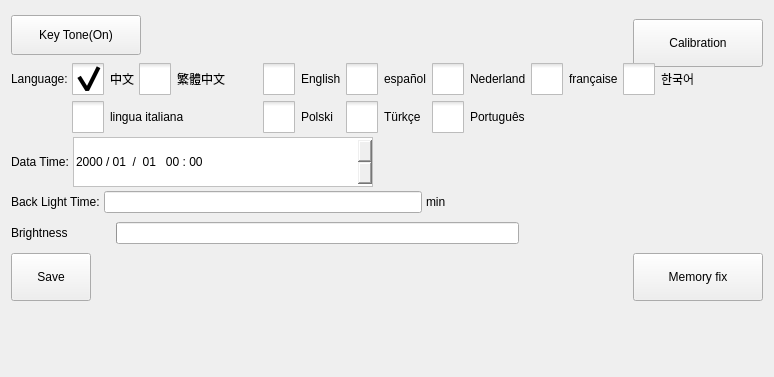
     <widget class="QWidget" name="systemSettingPage">
      <attribute name="title">
       <string>System Settings</string>
      </attribute>
      <layout class="QVBoxLayout" name="verticalLayout_2">
       <property name="spacing">
        <number>4</number>
       </property>
       <item>
        <layout class="QHBoxLayout" name="horizontalLayout_15">
         <item>
          <widget class="QPushButton" name="keyToneButton">
           <property name="sizePolicy">
            <sizepolicy hsizetype="Minimum" vsizetype="Preferred">
             <horstretch>0</horstretch>
             <verstretch>0</verstretch>
            </sizepolicy>
           </property>
           <property name="minimumSize">
            <size>
             <width>130</width>
             <height>40</height>
            </size>
           </property>
           <property name="maximumSize">
            <size>
             <width>130</width>
             <height>40</height>
            </size>
           </property>
           <property name="text">
            <string>Key Tone(On)</string>
           </property>
           <property name="checkable">
            <bool>true</bool>
           </property>
          </widget>
         </item>
         <item>
          <spacer name="horizontalSpacer_13">
           <property name="orientation">
            <enum>Qt::Horizontal</enum>
           </property>
           <property name="sizeHint" stdset="0">
            <size>
             <width>40</width>
             <height>20</height>
            </size>
           </property>
          </spacer>
         </item>
         <item>
          <widget class="QPushButton" name="calibrationBtn">
           <property name="sizePolicy">
            <sizepolicy hsizetype="Minimum" vsizetype="Preferred">
             <horstretch>0</horstretch>
             <verstretch>0</verstretch>
            </sizepolicy>
           </property>
           <property name="minimumSize">
            <size>
             <width>130</width>
             <height>48</height>
            </size>
           </property>
           <property name="maximumSize">
            <size>
             <width>130</width>
             <height>32</height>
            </size>
           </property>
           <property name="text">
            <string>Calibration</string>
           </property>
          </widget>
         </item>
        </layout>
       </item>
       <item>
        <layout class="QGridLayout" name="gridLayout_3">
         <property name="verticalSpacing">
          <number>6</number>
         </property>
         <item row="0" column="4">
          <widget class="QCheckBox" name="spanishBox">
           <property name="styleSheet">
            <string notr="true">::indicator {
     width: 32px;
     height: 32px;
 }

::indicator:unchecked 
{
     image: url(:/resource/check_unchecked.png);
 }
::indicator:checked 
{
     image: url(:/resource/check_checked.png);
 }

QRadioButton::indicator:checked:disabled
{
 image: url(:/resource/check_checked_disable.png);
}

QRadioButton::indicator:unchecked:disabled
{
 image: url(:/resource/check_unchecked_disable.png);
}</string>
           </property>
           <property name="text">
            <string notr="true">español</string>
           </property>
           <attribute name="buttonGroup">
            <string notr="true">languageButtonGroup</string>
           </attribute>
          </widget>
         </item>
         <item row="0" column="6">
          <widget class="QCheckBox" name="franceBox">
           <property name="styleSheet">
            <string notr="true">::indicator {
     width: 32px;
     height: 32px;
 }

::indicator:unchecked 
{
     image: url(:/resource/check_unchecked.png);
 }
::indicator:checked 
{
     image: url(:/resource/check_checked.png);
 }

QRadioButton::indicator:checked:disabled
{
 image: url(:/resource/check_checked_disable.png);
}

QRadioButton::indicator:unchecked:disabled
{
 image: url(:/resource/check_unchecked_disable.png);
}</string>
           </property>
           <property name="text">
            <string notr="true">française</string>
           </property>
           <attribute name="buttonGroup">
            <string notr="true">languageButtonGroup</string>
           </attribute>
          </widget>
         </item>
         <item row="0" column="2">
          <widget class="QCheckBox" name="hkBox">
           <property name="minimumSize">
            <size>
             <width>120</width>
             <height>0</height>
            </size>
           </property>
           <property name="styleSheet">
            <string notr="true">::indicator {
     width: 32px;
     height: 32px;
 }

::indicator:unchecked 
{
     image: url(:/resource/check_unchecked.png);
 }
::indicator:checked 
{
     image: url(:/resource/check_checked.png);
 }

QRadioButton::indicator:checked:disabled
{
 image: url(:/resource/check_checked_disable.png);
}

QRadioButton::indicator:unchecked:disabled
{
 image: url(:/resource/check_unchecked_disable.png);
}</string>
           </property>
           <property name="text">
            <string notr="true">繁體中文</string>
           </property>
           <property name="checked">
            <bool>false</bool>
           </property>
           <attribute name="buttonGroup">
            <string notr="true">languageButtonGroup</string>
           </attribute>
          </widget>
         </item>
         <item row="0" column="0">
          <widget class="QLabel" name="label">
           <property name="text">
            <string>Language:</string>
           </property>
          </widget>
         </item>
         <item row="0" column="1">
          <widget class="QCheckBox" name="chineseBox">
           <property name="styleSheet">
            <string notr="true">::indicator {
     width: 32px;
     height: 32px;
 }

::indicator:unchecked 
{
     image: url(:/resource/check_unchecked.png);
 }
::indicator:checked 
{
     image: url(:/resource/check_checked.png);
 }

QRadioButton::indicator:checked:disabled
{
 image: url(:/resource/check_checked_disable.png);
}

QRadioButton::indicator:unchecked:disabled
{
 image: url(:/resource/check_unchecked_disable.png);
}</string>
           </property>
           <property name="text">
            <string notr="true">中文</string>
           </property>
           <property name="checked">
            <bool>true</bool>
           </property>
           <attribute name="buttonGroup">
            <string notr="true">languageButtonGroup</string>
           </attribute>
          </widget>
         </item>
         <item row="0" column="3">
          <widget class="QCheckBox" name="englishBox">
           <property name="styleSheet">
            <string notr="true">::indicator {
     width: 32px;
     height: 32px;
 }

::indicator:unchecked 
{
     image: url(:/resource/check_unchecked.png);
 }
::indicator:checked 
{
     image: url(:/resource/check_checked.png);
 }

QRadioButton::indicator:checked:disabled
{
 image: url(:/resource/check_checked_disable.png);
}

QRadioButton::indicator:unchecked:disabled
{
 image: url(:/resource/check_unchecked_disable.png);
}</string>
           </property>
           <property name="text">
            <string notr="true">English</string>
           </property>
           <attribute name="buttonGroup">
            <string notr="true">languageButtonGroup</string>
           </attribute>
          </widget>
         </item>
         <item row="0" column="9">
          <spacer name="horizontalSpacer">
           <property name="orientation">
            <enum>Qt::Horizontal</enum>
           </property>
           <property name="sizeHint" stdset="0">
            <size>
             <width>40</width>
             <height>20</height>
            </size>
           </property>
          </spacer>
         </item>
         <item row="0" column="5">
          <widget class="QCheckBox" name="nederlandBox">
           <property name="styleSheet">
            <string notr="true">::indicator {
     width: 32px;
     height: 32px;
 }

::indicator:unchecked 
{
     image: url(:/resource/check_unchecked.png);
 }
::indicator:checked 
{
     image: url(:/resource/check_checked.png);
 }

QRadioButton::indicator:checked:disabled
{
 image: url(:/resource/check_checked_disable.png);
}

QRadioButton::indicator:unchecked:disabled
{
 image: url(:/resource/check_unchecked_disable.png);
}</string>
           </property>
           <property name="text">
            <string notr="true">Nederland</string>
           </property>
           <attribute name="buttonGroup">
            <string notr="true">languageButtonGroup</string>
           </attribute>
          </widget>
         </item>
         <item row="1" column="1" colspan="2">
          <widget class="QCheckBox" name="itBox">
           <property name="styleSheet">
            <string notr="true">::indicator {
     width: 32px;
     height: 32px;
 }

::indicator:unchecked 
{
     image: url(:/resource/check_unchecked.png);
 }
::indicator:checked 
{
     image: url(:/resource/check_checked.png);
 }

QRadioButton::indicator:checked:disabled
{
 image: url(:/resource/check_checked_disable.png);
}

QRadioButton::indicator:unchecked:disabled
{
 image: url(:/resource/check_unchecked_disable.png);
}</string>
           </property>
           <property name="text">
            <string notr="true">lingua italiana</string>
           </property>
           <attribute name="buttonGroup">
            <string notr="true">languageButtonGroup</string>
           </attribute>
          </widget>
         </item>
         <item row="0" column="7" colspan="2">
          <widget class="QCheckBox" name="koreanBox">
           <property name="minimumSize">
            <size>
             <width>100</width>
             <height>0</height>
            </size>
           </property>
           <property name="styleSheet">
            <string notr="true">::indicator {
     width: 32px;
     height: 32px;
 }

::indicator:unchecked 
{
     image: url(:/resource/check_unchecked.png);
 }
::indicator:checked 
{
     image: url(:/resource/check_checked.png);
 }

QRadioButton::indicator:checked:disabled
{
 image: url(:/resource/check_checked_disable.png);
}

QRadioButton::indicator:unchecked:disabled
{
 image: url(:/resource/check_unchecked_disable.png);
}</string>
           </property>
           <property name="text">
            <string notr="true">한국어</string>
           </property>
           <attribute name="buttonGroup">
            <string notr="true">languageButtonGroup</string>
           </attribute>
          </widget>
         </item>
         <item row="1" column="3">
          <widget class="QCheckBox" name="polskiBox">
           <property name="styleSheet">
            <string notr="true">::indicator {
     width: 32px;
     height: 32px;
 }

::indicator:unchecked 
{
     image: url(:/resource/check_unchecked.png);
 }
::indicator:checked 
{
     image: url(:/resource/check_checked.png);
 }

QRadioButton::indicator:checked:disabled
{
 image: url(:/resource/check_checked_disable.png);
}

QRadioButton::indicator:unchecked:disabled
{
 image: url(:/resource/check_unchecked_disable.png);
}</string>
           </property>
           <property name="text">
            <string notr="true">Polski</string>
           </property>
           <attribute name="buttonGroup">
            <string notr="true">languageButtonGroup</string>
           </attribute>
          </widget>
         </item>
         <item row="1" column="4">
          <widget class="QCheckBox" name="turkeyBox">
           <property name="styleSheet">
            <string notr="true">::indicator {
     width: 32px;
     height: 32px;
 }

::indicator:unchecked 
{
     image: url(:/resource/check_unchecked.png);
 }
::indicator:checked 
{
     image: url(:/resource/check_checked.png);
 }

QRadioButton::indicator:checked:disabled
{
 image: url(:/resource/check_checked_disable.png);
}

QRadioButton::indicator:unchecked:disabled
{
 image: url(:/resource/check_unchecked_disable.png);
}</string>
           </property>
           <property name="text">
            <string notr="true">Türkçe</string>
           </property>
           <attribute name="buttonGroup">
            <string notr="true">languageButtonGroup</string>
           </attribute>
          </widget>
         </item>
         <item row="1" column="5">
          <widget class="QCheckBox" name="portugalBox">
           <property name="styleSheet">
            <string notr="true">::indicator {
     width: 32px;
     height: 32px;
 }

::indicator:unchecked 
{
     image: url(:/resource/check_unchecked.png);
 }
::indicator:checked 
{
     image: url(:/resource/check_checked.png);
 }

QRadioButton::indicator:checked:disabled
{
 image: url(:/resource/check_checked_disable.png);
}

QRadioButton::indicator:unchecked:disabled
{
 image: url(:/resource/check_unchecked_disable.png);
}</string>
           </property>
           <property name="text">
            <string notr="true">Português</string>
           </property>
           <attribute name="buttonGroup">
            <string notr="true">languageButtonGroup</string>
           </attribute>
          </widget>
         </item>
        </layout>
       </item>
       <item>
        <layout class="QHBoxLayout" name="horizontalLayout_2">
         <item>
          <widget class="QLabel" name="label_2">
           <property name="text">
            <string>Data Time:</string>
           </property>
          </widget>
         </item>
         <item>
          <widget class="QDateTimeEdit" name="dateTimeEdit">
           <property name="sizePolicy">
            <sizepolicy hsizetype="Preferred" vsizetype="Preferred">
             <horstretch>0</horstretch>
             <verstretch>0</verstretch>
            </sizepolicy>
           </property>
           <property name="minimumSize">
            <size>
             <width>300</width>
             <height>50</height>
            </size>
           </property>
           <property name="maximumSize">
            <size>
             <width>16777215</width>
             <height>50</height>
            </size>
           </property>
           <property name="styleSheet">
            <string notr="true">#dateTimeEdit
{
	padding-right:50px;
	border-width:1px;
	border-style: solid;
	border-color: rgb(193, 193, 193);
}
#dateTimeEdit::up-button
{
	subcontrol-origin: content;
	subcontrol-position:right;
	width:48px;
	height:48px;
	
	image: url(:/resource/plus(64).png);
}
#dateTimeEdit::down-button
{
	subcontrol-position:right;
	width:48px;
	height:48px;
	image: url(:/resource/minus(64).png);
}</string>
           </property>
           <property name="accelerated">
            <bool>true</bool>
           </property>
           <property name="displayFormat">
            <string>yyyy / MM  /  dd   hh : mm</string>
           </property>
           <property name="calendarPopup">
            <bool>false</bool>
           </property>
          </widget>
         </item>
         <item>
          <spacer name="horizontalSpacer_2">
           <property name="orientation">
            <enum>Qt::Horizontal</enum>
           </property>
           <property name="sizeHint" stdset="0">
            <size>
             <width>40</width>
             <height>20</height>
            </size>
           </property>
          </spacer>
         </item>
        </layout>
       </item>
       <item>
        <layout class="QHBoxLayout" name="horizontalLayout_7">
         <item>
          <widget class="QLabel" name="label_14">
           <property name="text">
            <string>Back Light Time:</string>
           </property>
          </widget>
         </item>
         <item>
          <widget class="ICLineEditWithVirtualNumericKeypad" name="backLightTimeEdit"/>
         </item>
         <item>
          <widget class="QLabel" name="label_15">
           <property name="text">
            <string>min</string>
           </property>
          </widget>
         </item>
         <item>
          <spacer name="horizontalSpacer_4">
           <property name="orientation">
            <enum>Qt::Horizontal</enum>
           </property>
           <property name="sizeHint" stdset="0">
            <size>
             <width>40</width>
             <height>20</height>
            </size>
           </property>
          </spacer>
         </item>
        </layout>
       </item>
       <item>
        <layout class="QHBoxLayout" name="horizontalLayout_8">
         <property name="rightMargin">
          <number>200</number>
         </property>
         <item>
          <widget class="QLabel" name="label_40">
           <property name="text">
            <string>Brightness</string>
           </property>
          </widget>
         </item>
         <item>
          <widget class="QPushButton" name="brightMinus">
           <property name="minimumSize">
            <size>
             <width>32</width>
             <height>32</height>
            </size>
           </property>
           <property name="text">
            <string/>
           </property>
           <property name="icon">
            <iconset resource="../resource.qrc">
             <normaloff>:/resource/brightness.png</normaloff>:/resource/brightness.png</iconset>
           </property>
           <property name="iconSize">
            <size>
             <width>16</width>
             <height>16</height>
            </size>
           </property>
           <property name="flat">
            <bool>true</bool>
           </property>
          </widget>
         </item>
         <item>
          <widget class="QProgressBar" name="brightnessBar">
           <property name="minimumSize">
            <size>
             <width>0</width>
             <height>16</height>
            </size>
           </property>
           <property name="maximum">
            <number>8</number>
           </property>
           <property name="value">
            <number>0</number>
           </property>
           <property name="textVisible">
            <bool>false</bool>
           </property>
          </widget>
         </item>
         <item>
          <widget class="QPushButton" name="brightPlus">
           <property name="minimumSize">
            <size>
             <width>32</width>
             <height>32</height>
            </size>
           </property>
           <property name="text">
            <string/>
           </property>
           <property name="icon">
            <iconset resource="../resource.qrc">
             <normaloff>:/resource/brightren.png</normaloff>:/resource/brightren.png</iconset>
           </property>
           <property name="iconSize">
            <size>
             <width>24</width>
             <height>24</height>
            </size>
           </property>
           <property name="flat">
            <bool>true</bool>
           </property>
          </widget>
         </item>
        </layout>
       </item>
       <item>
        <layout class="QHBoxLayout" name="horizontalLayout_3">
         <item>
          <widget class="QPushButton" name="saveButton">
           <property name="sizePolicy">
            <sizepolicy hsizetype="Preferred" vsizetype="Fixed">
             <horstretch>0</horstretch>
             <verstretch>0</verstretch>
            </sizepolicy>
           </property>
           <property name="minimumSize">
            <size>
             <width>80</width>
             <height>48</height>
            </size>
           </property>
           <property name="maximumSize">
            <size>
             <width>80</width>
             <height>48</height>
            </size>
           </property>
           <property name="text">
            <string>Save</string>
           </property>
          </widget>
         </item>
         <item>
          <spacer name="horizontalSpacer_14">
           <property name="orientation">
            <enum>Qt::Horizontal</enum>
           </property>
           <property name="sizeHint" stdset="0">
            <size>
             <width>40</width>
             <height>20</height>
            </size>
           </property>
          </spacer>
         </item>
         <item>
          <widget class="QPushButton" name="memory_fix">
           <property name="sizePolicy">
            <sizepolicy hsizetype="Preferred" vsizetype="Fixed">
             <horstretch>0</horstretch>
             <verstretch>0</verstretch>
            </sizepolicy>
           </property>
           <property name="minimumSize">
            <size>
             <width>130</width>
             <height>48</height>
            </size>
           </property>
           <property name="maximumSize">
            <size>
             <width>130</width>
             <height>48</height>
            </size>
           </property>
           <property name="text">
            <string>Memory fix</string>
           </property>
          </widget>
         </item>
        </layout>
       </item>
       <item>
        <spacer name="verticalSpacer_3">
         <property name="orientation">
          <enum>Qt::Vertical</enum>
         </property>
         <property name="sizeHint" stdset="0">
          <size>
           <width>20</width>
           <height>47</height>
          </size>
         </property>
        </spacer>
       </item>
       <item>
        <widget class="QLabel" name="versionLabel">
         <property name="text">
          <string/>
         </property>
        </widget>
       </item>
      </layout>
     </widget>
